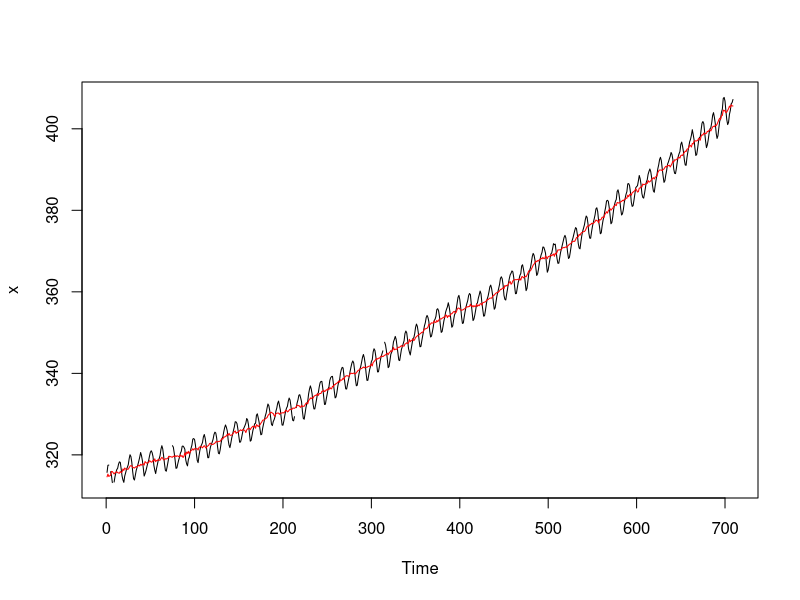
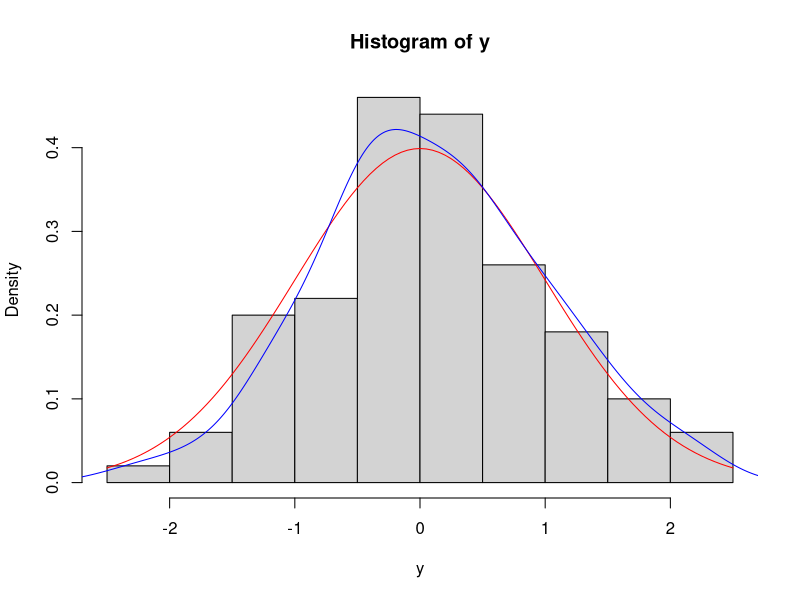

Here is the R script that generated these plots, in order:
## ---- chunk 1
knitr::opts_chunk$set(echo = FALSE)
## ---- chunk 2
co2_mm_mlo <- read.table("co2_mm_mlo.txt", quote="\"")
head(co2_mm_mlo, 4)
## ---- chunk 3
co2_mm_mlo$V4[co2_mm_mlo$V4 == -99.99] <- NA
head(co2_mm_mlo, 4)
## ---- chunk 4
x <- co2_mm_mlo$V4
summary(x, na.rm = TRUE)
## ---- chunk 5
plot.ts(x)
y <- co2_mm_mlo$V6
lines(y, col = "red")
## ---- chunk 6
set.seed(123)
y <- rnorm(100)
hist(y, probability = TRUE)
curve(dnorm(x), col = "red", add = TRUE)
d <- density(y)
lines(d, col = "blue", add = TRUE)
